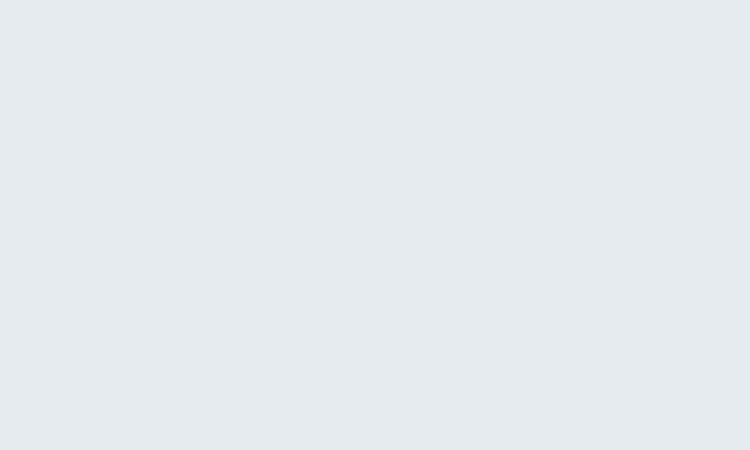
<?xml version="1.0" encoding="UTF-8"?>
<ui version="4.0">
 <class>ProntoSoccorso</class>
 <widget class="QWidget" name="ProntoSoccorso">
  <property name="geometry">
   <rect>
    <x>0</x>
    <y>0</y>
    <width>750</width>
    <height>450</height>
   </rect>
  </property>
  <property name="minimumSize">
   <size>
    <width>750</width>
    <height>450</height>
   </size>
  </property>
  <property name="maximumSize">
   <size>
    <width>750</width>
    <height>450</height>
   </size>
  </property>
  <property name="windowTitle">
   <string>Form</string>
  </property>
  <property name="styleSheet">
   <string notr="true">background-color: rgb(230, 235, 239);</string>
  </property>
  <widget class="QLabel" name="InformazioniProfilo">
   <property name="geometry">
    <rect>
     <x>10</x>
     <y>5</y>
     <width>581</width>
     <height>40</height>
    </rect>
   </property>
   <property name="font">
    <font>
     <family>Montserrat SemiBold</family>
     <pointsize>20</pointsize>
     <weight>50</weight>
     <bold>false</bold>
    </font>
   </property>
   <property name="styleSheet">
    <string notr="true">background-color: rgba(230, 235, 239,0);
color: rgb(230, 235, 239);</string>
   </property>
   <property name="text">
    <string>Prenotazione paziente</string>
   </property>
   <property name="wordWrap">
    <bool>false</bool>
   </property>
  </widget>
  <widget class="QPushButton" name="ButtonAnnulla">
   <property name="geometry">
    <rect>
     <x>170</x>
     <y>390</y>
     <width>140</width>
     <height>40</height>
    </rect>
   </property>
   <property name="font">
    <font>
     <family>Montserrat SemiBold</family>
     <pointsize>10</pointsize>
    </font>
   </property>
   <property name="cursor">
    <cursorShape>PointingHandCursor</cursorShape>
   </property>
   <property name="autoFillBackground">
    <bool>false</bool>
   </property>
   <property name="styleSheet">
    <string notr="true">QPushButton {
color: rgba(230, 235, 239,0.6);
background-color: rgba(0, 57, 97,0);
border-radius: 10px;
}
QPushButton:hover {
background-color: rgba(40, 40, 40,0.5);
}
</string>
   </property>
   <property name="text">
    <string>Annulla</string>
   </property>
   <property name="iconSize">
    <size>
     <width>16</width>
     <height>16</height>
    </size>
   </property>
  </widget>
  <widget class="QPushButton" name="ButtonPrenota">
   <property name="geometry">
    <rect>
     <x>20</x>
     <y>390</y>
     <width>140</width>
     <height>40</height>
    </rect>
   </property>
   <property name="font">
    <font>
     <family>Montserrat SemiBold</family>
     <pointsize>10</pointsize>
     <weight>50</weight>
     <bold>false</bold>
    </font>
   </property>
   <property name="cursor">
    <cursorShape>PointingHandCursor</cursorShape>
   </property>
   <property name="mouseTracking">
    <bool>false</bool>
   </property>
   <property name="layoutDirection">
    <enum>Qt::LeftToRight</enum>
   </property>
   <property name="styleSheet">
    <string notr="true">QPushButton {
background-color: rgba(0, 57, 97,0);
	color: rgb(230, 235, 239);
color: rgb(230, 235, 239);
border-radius: 10px;
}
QPushButton:hover {
background-color: rgba(40, 40, 40,0.5);
    }</string>
   </property>
   <property name="text">
    <string>Prenota</string>
   </property>
   <property name="iconSize">
    <size>
     <width>16</width>
     <height>16</height>
    </size>
   </property>
  </widget>
  <widget class="QLabel" name="Sheda">
   <property name="geometry">
    <rect>
     <x>20</x>
     <y>90</y>
     <width>290</width>
     <height>50</height>
    </rect>
   </property>
   <property name="styleSheet">
    <string notr="true">background-color: rgba(230, 235, 239,0);
border: 1px solid rgba(230, 235, 239,0.6);
border-radius: 5px;
</string>
   </property>
   <property name="text">
    <string/>
   </property>
  </widget>
  <widget class="QLabel" name="label_3">
   <property name="geometry">
    <rect>
     <x>30</x>
     <y>100</y>
     <width>150</width>
     <height>30</height>
    </rect>
   </property>
   <property name="font">
    <font>
     <family>Montserrat Medium</family>
     <pointsize>10</pointsize>
    </font>
   </property>
   <property name="styleSheet">
    <string notr="true">background-color: rgba(0, 57, 97,0);
color: rgb(230, 235, 239);

border-radius: 6px;
   

</string>
   </property>
   <property name="text">
    <string>Codice di emergenza:</string>
   </property>
  </widget>
  <widget class="QLabel" name="Back">
   <property name="geometry">
    <rect>
     <x>0</x>
     <y>0</y>
     <width>750</width>
     <height>450</height>
    </rect>
   </property>
   <property name="font">
    <font>
     <family>Montserrat Medium</family>
     <pointsize>12</pointsize>
    </font>
   </property>
   <property name="text">
    <string/>
   </property>
   <property name="pixmap">
    <pixmap>../../../../../MATERIALE/Back.png</pixmap>
   </property>
   <property name="scaledContents">
    <bool>true</bool>
   </property>
  </widget>
  <widget class="QTextEdit" name="textEdit">
   <property name="geometry">
    <rect>
     <x>20</x>
     <y>180</y>
     <width>290</width>
     <height>200</height>
    </rect>
   </property>
   <property name="font">
    <font>
     <family>Montserrat Medium</family>
    </font>
   </property>
   <property name="styleSheet">
    <string notr="true">QTextEdit {
background-color: rgba(0, 57, 97,0);
color: rgb(230, 235, 239);
border: 1px solid rgba(230, 235, 239,0.6);
border-radius: 6px;
padding: 5px;
}
                            
QTextEdit:focus {
background-color: rgba(40, 40, 40,0.7);
}





QScrollBar:vertical {
background:rgba(0,0,0,0);
width: 5px;
margin: 0px 0 0px 0;


}
QScrollBar::add-page:vertical, QScrollBar::sub-page:vertical {
background-color: rgb(40, 40, 40);
border-radius: 2.2px;
}

QScrollBar::handle:vertical {
background-color: rgba(230, 235, 239,0.5);
min-height: 20px;
border-radius: 2px;
}

</string>
   </property>
   <property name="frameShape">
    <enum>QFrame::Panel</enum>
   </property>
   <property name="frameShadow">
    <enum>QFrame::Sunken</enum>
   </property>
   <property name="lineWidth">
    <number>1</number>
   </property>
   <property name="readOnly">
    <bool>false</bool>
   </property>
   <property name="placeholderText">
    <string>Inserisci Condizione del paziente</string>
   </property>
  </widget>
  <widget class="QLabel" name="LogoPrenotazioni">
   <property name="geometry">
    <rect>
     <x>440</x>
     <y>135</y>
     <width>190</width>
     <height>190</height>
    </rect>
   </property>
   <property name="styleSheet">
    <string notr="true">background-color: rgba(230, 235, 239,0);</string>
   </property>
   <property name="text">
    <string/>
   </property>
   <property name="pixmap">
    <pixmap>../../../../../MATERIALE/IconaPrenotazioneomb.png</pixmap>
   </property>
   <property name="scaledContents">
    <bool>true</bool>
   </property>
   <property name="wordWrap">
    <bool>false</bool>
   </property>
  </widget>
  <widget class="QLabel" name="label_2">
   <property name="geometry">
    <rect>
     <x>20</x>
     <y>155</y>
     <width>290</width>
     <height>20</height>
    </rect>
   </property>
   <property name="font">
    <font>
     <family>Montserrat SemiBold</family>
     <pointsize>9</pointsize>
    </font>
   </property>
   <property name="styleSheet">
    <string notr="true">color: rgba(230, 235, 239,0.6);
background-color: rgba(0, 57, 97,0);</string>
   </property>
   <property name="text">
    <string>Prognosi</string>
   </property>
  </widget>
  <widget class="QLabel" name="label_4">
   <property name="geometry">
    <rect>
     <x>20</x>
     <y>65</y>
     <width>290</width>
     <height>20</height>
    </rect>
   </property>
   <property name="font">
    <font>
     <family>Montserrat SemiBold</family>
     <pointsize>9</pointsize>
    </font>
   </property>
   <property name="styleSheet">
    <string notr="true">color: rgba(230, 235, 239,0.6);
background-color: rgba(0, 57, 97,0);</string>
   </property>
   <property name="text">
    <string>Dati Paziente</string>
   </property>
  </widget>
  <widget class="QComboBox" name="comboBox">
   <property name="enabled">
    <bool>true</bool>
   </property>
   <property name="geometry">
    <rect>
     <x>200</x>
     <y>100</y>
     <width>100</width>
     <height>30</height>
    </rect>
   </property>
   <property name="font">
    <font>
     <family>Montserrat Medium</family>
     <pointsize>10</pointsize>
     <weight>50</weight>
     <bold>false</bold>
    </font>
   </property>
   <property name="cursor">
    <cursorShape>PointingHandCursor</cursorShape>
   </property>
   <property name="styleSheet">
    <string notr="true">QComboBox {
background-color: rgba(0, 57, 97,0);
color: rgb(230, 235, 239);
border: 0px solid rgba(230, 235, 239,0.6);
border-radius: 6px;

}

QComboBox::drop-down {
image: url(:/newPrefix/UI UFFICIALI/MATERIALE/freccia.png);
width: 20px; 
height: 20px;
padding: 5px;
}

QComboBox QAbstractItemView {
/* Personalizza il menu a discesa */
        /* Definire le altre proprietà di stile per il menu a discesa qui */
background-color: rgba(40, 40, 40,0.5);
color: rgb(230, 235, 239);
border-radius: 6px;
        
    }
</string>
   </property>
   <property name="editable">
    <bool>false</bool>
   </property>
   <property name="currentText">
    <string>Verde</string>
   </property>
   <property name="currentIndex">
    <number>0</number>
   </property>
   <property name="maxVisibleItems">
    <number>3</number>
   </property>
   <property name="iconSize">
    <size>
     <width>14</width>
     <height>14</height>
    </size>
   </property>
   <property name="frame">
    <bool>true</bool>
   </property>
   <item>
    <property name="text">
     <string>Verde</string>
    </property>
   </item>
   <item>
    <property name="text">
     <string>Giallo</string>
    </property>
   </item>
   <item>
    <property name="text">
     <string>Rosso</string>
    </property>
   </item>
  </widget>
  <zorder>Back</zorder>
  <zorder>Sheda</zorder>
  <zorder>InformazioniProfilo</zorder>
  <zorder>ButtonAnnulla</zorder>
  <zorder>ButtonPrenota</zorder>
  <zorder>label_3</zorder>
  <zorder>textEdit</zorder>
  <zorder>LogoPrenotazioni</zorder>
  <zorder>label_2</zorder>
  <zorder>label_4</zorder>
  <zorder>comboBox</zorder>
 </widget>
 <resources>
  <include location="../../../../../../asa.qrc"/>
 </resources>
 <connections/>
</ui>
